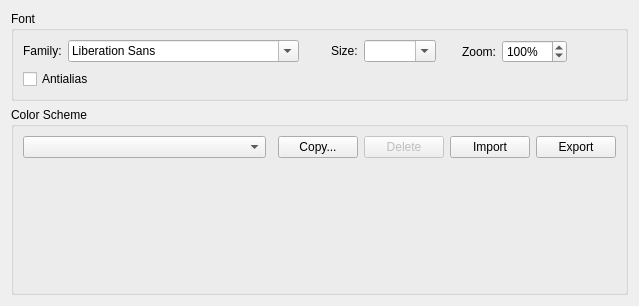
<?xml version="1.0" encoding="UTF-8"?>
<ui version="4.0">
 <class>TextEditor::Internal::FontSettingsPage</class>
 <widget class="QWidget" name="TextEditor::Internal::FontSettingsPage">
  <property name="geometry">
   <rect>
    <x>0</x>
    <y>0</y>
    <width>639</width>
    <height>306</height>
   </rect>
  </property>
  <layout class="QVBoxLayout" name="verticalLayout">
   <item>
    <widget class="QGroupBox" name="fontGroupBox">
     <property name="title">
      <string>Font</string>
     </property>
     <layout class="QGridLayout" name="gridLayout">
      <item row="0" column="4">
       <widget class="QLabel" name="sizeLabel">
        <property name="sizePolicy">
         <sizepolicy hsizetype="Fixed" vsizetype="Fixed">
          <horstretch>0</horstretch>
          <verstretch>0</verstretch>
         </sizepolicy>
        </property>
        <property name="text">
         <string>Size:</string>
        </property>
       </widget>
      </item>
      <item row="0" column="7">
       <widget class="QLabel" name="zoomLabel">
        <property name="text">
         <string>Zoom:</string>
        </property>
       </widget>
      </item>
      <item row="0" column="0">
       <widget class="QLabel" name="familyLabel">
        <property name="sizePolicy">
         <sizepolicy hsizetype="Fixed" vsizetype="Fixed">
          <horstretch>0</horstretch>
          <verstretch>0</verstretch>
         </sizepolicy>
        </property>
        <property name="text">
         <string>Family:</string>
        </property>
       </widget>
      </item>
      <item row="0" column="6">
       <spacer>
        <property name="orientation">
         <enum>Qt::Horizontal</enum>
        </property>
        <property name="sizeType">
         <enum>QSizePolicy::Preferred</enum>
        </property>
        <property name="sizeHint" stdset="0">
         <size>
          <width>20</width>
          <height>20</height>
         </size>
        </property>
       </spacer>
      </item>
      <item row="0" column="9">
       <spacer name="horizontalSpacer">
        <property name="orientation">
         <enum>Qt::Horizontal</enum>
        </property>
        <property name="sizeHint" stdset="0">
         <size>
          <width>40</width>
          <height>20</height>
         </size>
        </property>
       </spacer>
      </item>
      <item row="1" column="0" colspan="3">
       <widget class="QCheckBox" name="antialias">
        <property name="text">
         <string>Antialias</string>
        </property>
       </widget>
      </item>
      <item row="0" column="3">
       <spacer>
        <property name="orientation">
         <enum>Qt::Horizontal</enum>
        </property>
        <property name="sizeType">
         <enum>QSizePolicy::Preferred</enum>
        </property>
        <property name="sizeHint" stdset="0">
         <size>
          <width>20</width>
          <height>20</height>
         </size>
        </property>
       </spacer>
      </item>
      <item row="0" column="8">
       <widget class="QSpinBox" name="zoomSpinBox">
        <property name="suffix">
         <string>%</string>
        </property>
        <property name="minimum">
         <number>10</number>
        </property>
        <property name="maximum">
         <number>3000</number>
        </property>
        <property name="singleStep">
         <number>10</number>
        </property>
        <property name="value">
         <number>100</number>
        </property>
       </widget>
      </item>
      <item row="0" column="1">
       <widget class="QFontComboBox" name="fontComboBox"/>
      </item>
      <item row="0" column="5">
       <widget class="QComboBox" name="sizeComboBox">
        <property name="sizePolicy">
         <sizepolicy hsizetype="Fixed" vsizetype="Fixed">
          <horstretch>1</horstretch>
          <verstretch>0</verstretch>
         </sizepolicy>
        </property>
        <property name="editable">
         <bool>true</bool>
        </property>
       </widget>
      </item>
     </layout>
    </widget>
   </item>
   <item>
    <widget class="QGroupBox" name="colorSchemeGroupBox">
     <property name="title">
      <string>Color Scheme</string>
     </property>
     <layout class="QGridLayout" name="gridLayout_2">
      <item row="0" column="5">
       <widget class="QPushButton" name="exportButton">
        <property name="text">
         <string>Export</string>
        </property>
       </widget>
      </item>
      <item row="0" column="0">
       <widget class="QComboBox" name="schemeComboBox">
        <property name="sizePolicy">
         <sizepolicy hsizetype="Preferred" vsizetype="Fixed">
          <horstretch>1</horstretch>
          <verstretch>0</verstretch>
         </sizepolicy>
        </property>
       </widget>
      </item>
      <item row="0" column="3">
       <widget class="QPushButton" name="deleteButton">
        <property name="enabled">
         <bool>false</bool>
        </property>
        <property name="text">
         <string>Delete</string>
        </property>
       </widget>
      </item>
      <item row="0" column="2">
       <widget class="QPushButton" name="copyButton">
        <property name="text">
         <string>Copy...</string>
        </property>
       </widget>
      </item>
      <item row="0" column="4">
       <widget class="QPushButton" name="importButton">
        <property name="text">
         <string>Import</string>
        </property>
       </widget>
      </item>
      <item row="2" column="0" colspan="6">
       <widget class="TextEditor::Internal::ColorSchemeEdit" name="schemeEdit" native="true">
        <property name="sizePolicy">
         <sizepolicy hsizetype="Preferred" vsizetype="Expanding">
          <horstretch>0</horstretch>
          <verstretch>1</verstretch>
         </sizepolicy>
        </property>
       </widget>
      </item>
     </layout>
    </widget>
   </item>
  </layout>
 </widget>
 <customwidgets>
  <customwidget>
   <class>TextEditor::Internal::ColorSchemeEdit</class>
   <extends>QWidget</extends>
   <header location="global">texteditor/colorschemeedit.hpp</header>
   <container>1</container>
  </customwidget>
 </customwidgets>
 <tabstops>
  <tabstop>fontComboBox</tabstop>
  <tabstop>sizeComboBox</tabstop>
  <tabstop>zoomSpinBox</tabstop>
  <tabstop>antialias</tabstop>
  <tabstop>schemeComboBox</tabstop>
  <tabstop>copyButton</tabstop>
  <tabstop>deleteButton</tabstop>
  <tabstop>importButton</tabstop>
  <tabstop>exportButton</tabstop>
 </tabstops>
 <resources/>
 <connections/>
</ui>
